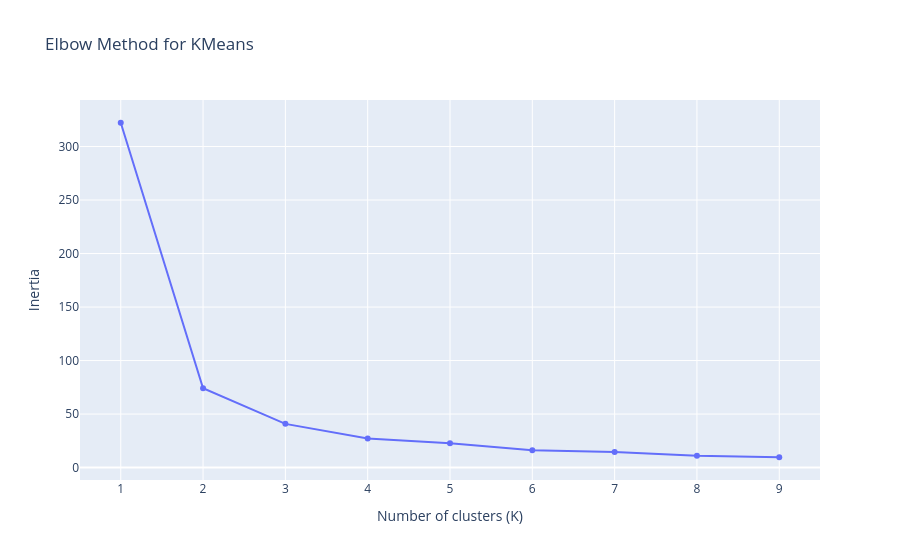

Here is the notebook cell this chart was saved with:
### Markdown cell above
### K-MEANS

### Code cell
from sklearn.decomposition import PCA
from sklearn.cluster import KMeans, DBSCAN
from sklearn.metrics import silhouette_score

inertia = []
K_range = range(1, 10)
for k in K_range:
    km = KMeans(n_clusters=k, random_state=42)
    km.fit(rfm_scaled)
    inertia.append(km.inertia_)

# Elbow plot
fig_elbow = px.line(x=K_range, y=inertia, markers=True, title="Elbow Method for KMeans")
fig_elbow.update_layout(xaxis_title="Number of clusters (K)", yaxis_title="Inertia")
fig_elbow.show()

### Figure 1 — Plotly figure (JSON) as saved in the notebook; plotly's stock layout.template omitted (floating-point values rounded to 4 significant figures)
{"data": [{"hovertemplate": "x=%{x}<br>y=%{y}<extra></extra>", "legendgroup": "", "line": {"color": "#636efa", "dash": "solid"}, "marker": {"symbol": "circle"}, "mode": "lines+markers", "name": "", "orientation": "v", "showlegend": false, "type": "scatter", "x": [1, 2, 3, 4, 5, 6, 7, 8, 9], "xaxis": "x", "y": [322.2, 74.12, 40.84, 27.18, 22.66, 16.11, 14.45, 11.09, 9.64], "yaxis": "y"}], "layout": {"legend": {"tracegroupgap": 0}, "title": {"text": "Elbow Method for KMeans"}, "xaxis": {"anchor": "y", "domain": [0, 1], "title": {"text": "Number of clusters (K)"}}, "yaxis": {"anchor": "x", "domain": [0, 1], "title": {"text": "Inertia"}}}}
